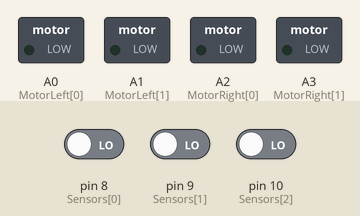
A sketch run on a simulated Arduino Uno, built with avr-gcc and run on an emulated ATmega328P. Parts: switched loads named in the sketch (green lamp = pin HIGH). The inputs (shaded band) are chosen by the test bench; at power-on: pin 8 (Sensors[0]) LOW, pin 9 (Sensors[1]) LOW, pin 10 (Sensors[2]) LOW.

Above: at 1.2 s.
1.3 s: pin 8 (Sensors[0]) driven HIGH
At 2.0 s:
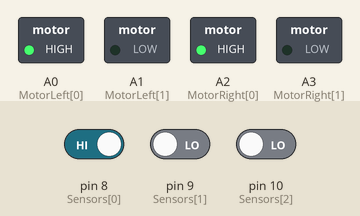
2.8 s: pin 8 (Sensors[0]) driven LOW and pin 9 (Sensors[1]) driven HIGH
At 3.2 s:
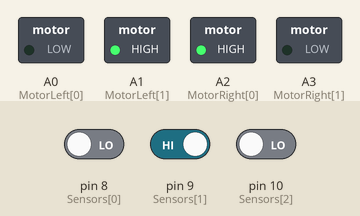
4.3 s: pin 9 (Sensors[1]) driven LOW and pin 10 (Sensors[2]) driven HIGH
At 5.5 s:
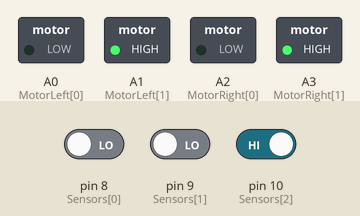
5.8 s: pin 9 (Sensors[1]) driven HIGH
At 6.7 s:
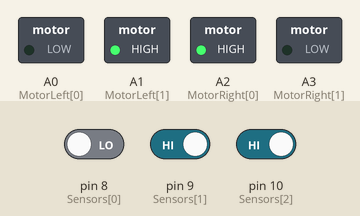
7.3 s: pin 9 (Sensors[1]) driven LOW
At 7.8 s:
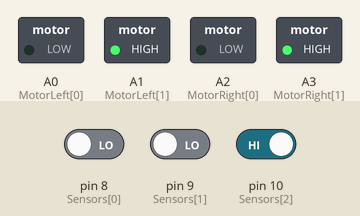
Timing chart, 0 to 9.8 s (numbered marks = the images above; inputs shaded):
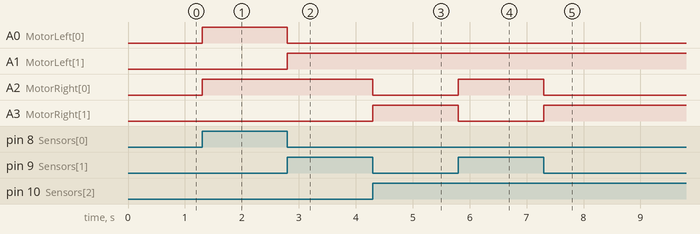

The sketch:

Light_Follower.ino
```cpp
/*

The Explore Robo kit has 3 Light Sensors (LDR's) connected to arduino pins
8(Left), 9(Middle) and 10(Right)

Note that these inputs are from the sensor sheild.
The sensor sheild has a comparator, and outputs a logical 1 whenever light falls
on a particular sensor.

Check the below link for connections and other details
http://exploreembedded.com/wiki/index.php?title=Explore_Robo


*/
int MotorLeft[2] = {A0,A1};//Motor Pins
int MotorRight[2] = {A2,A3};//Motor Pins
int Sensors[3]= {8,9,10}; //Sensor input (left, middle, right)
void setup()
{
	MotorInit();
	SensorsInit();

	//Serial.begin(9600);
	//Serial.println("Light Follower Robot");
}


void loop()
{

     if( digitalRead(Sensors[0])==1)
        Robot_Left();
     else if( digitalRead(Sensors[1])==1)
        Robot_Forward();
     else if( digitalRead(Sensors[2])==1)
        Robot_Right();

}


//configure sensors as input
void SensorsInit()
{
	int i;
	for(i=0 ; i<3; i++)
	{
		pinMode(Sensors[i],INPUT);
         }
}


//Initialize the motor

void MotorInit()
{
	int i;
	for(i=0 ; i<2; i++)
	{
		pinMode(MotorLeft[i],OUTPUT);
		pinMode(MotorRight[i],OUTPUT);
	}
}

//Robot Driving Functions
void Robot_Forward()
{
	digitalWrite(MotorLeft[0],0);
	digitalWrite(MotorLeft[1],1);
	digitalWrite(MotorRight[0],1);
	digitalWrite(MotorRight[1],0);
}

void Robot_Backward()
{
	digitalWrite(MotorLeft[0],1);
	digitalWrite(MotorLeft[1],0);
	digitalWrite(MotorRight[0],0);
	digitalWrite(MotorRight[1],1);
}

void Robot_Left()
{
	digitalWrite(MotorLeft[0],1);
	digitalWrite(MotorLeft[1],0);
	digitalWrite(MotorRight[0],1);
	digitalWrite(MotorRight[1],0);
}

void Robot_Right()
{
	digitalWrite(MotorLeft[0],0);
	digitalWrite(MotorLeft[1],1);
	digitalWrite(MotorRight[0],0);
	digitalWrite(MotorRight[1],1);
}

void Robot_Stop()
{
	digitalWrite(MotorLeft[0],0);
	digitalWrite(MotorLeft[1],0);
	digitalWrite(MotorRight[0],0);
	digitalWrite(MotorRight[1],0);
}
```

Measured:
- after the input at 1.3 s, A0 (MotorLeft[0]), A2 (MotorRight[0]): LOW → HIGH at once
- after the input at 2.8 s, A0 (MotorLeft[0]): HIGH → LOW at once; A1 (MotorLeft[1]): LOW → HIGH at once
- after the input at 4.3 s, A2 (MotorRight[0]): HIGH → LOW at once; A3 (MotorRight[1]): LOW → HIGH at once
- after the input at 5.8 s, A2 (MotorRight[0]): LOW → HIGH at once; A3 (MotorRight[1]): HIGH → LOW at once
- after the input at 7.3 s, A2 (MotorRight[0]): HIGH → LOW at once; A3 (MotorRight[1]): LOW → HIGH at once
